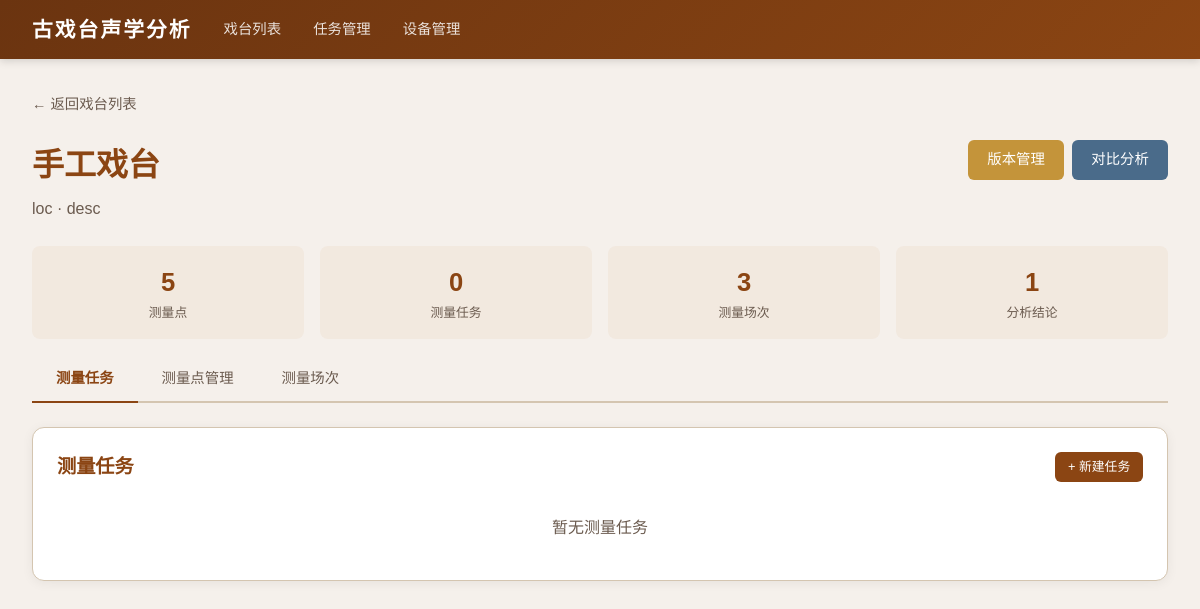
/stages/1, run on the app's committed database.
### tables this page shows
CREATE TABLE stages (
            id INTEGER PRIMARY KEY AUTOINCREMENT,
            name TEXT NOT NULL,
            location TEXT NOT NULL DEFAULT '',
            description TEXT NOT NULL DEFAULT '',
            plan_width REAL NOT NULL DEFAULT 20.0,
            plan_height REAL NOT NULL DEFAULT 15.0,
            created_at TIMESTAMP DEFAULT CURRENT_TIMESTAMP
        );

### app/routers/stages.py (the view)
@router.get("/stages/{stage_id}", response_class=HTMLResponse)
def stage_detail(request: Request, stage_id: int, db=Depends(get_db)):
    cursor = db.cursor()
    cursor.execute("SELECT * FROM stages WHERE id = ?", (stage_id,))
    stage = cursor.fetchone()
    if not stage:
        raise HTTPException(status_code=404, detail="戏台不存在")
    stage = dict(stage)
    cursor.execute("SELECT * FROM measurement_points WHERE stage_id = ? ORDER BY label", (stage_id,))
    points = [dict(row) for row in cursor.fetchall()]
    cursor.execute("""
        SELECT ms.*,
            (SELECT COUNT(*) FROM acoustic_data WHERE session_id = ms.id) as data_count
        FROM measurement_sessions ms WHERE ms.stage_id = ? ORDER BY ms.created_at DESC
    """, (stage_id,))
    sessions = [dict(row) for row in cursor.fetchall()]
    cursor.execute("SELECT * FROM conclusions WHERE stage_id = ? ORDER BY created_at DESC", (stage_id,))
    conclusions = [dict(row) for row in cursor.fetchall()]
    cursor.execute("""
        SELECT mt.*,
               (SELECT COUNT(*) FROM task_equipment te WHERE te.task_id = mt.id) as equipment_count,
               (SELECT COUNT(*) FROM measurement_sessions ms WHERE ms.task_id = mt.id) as session_count
        FROM measurement_tasks mt
        WHERE mt.stage_id = ?
        ORDER BY mt.created_at DESC
    """, (stage_id,))
    tasks = [dict(row) for row in cursor.fetchall()]
    return templates.TemplateResponse("stage_detail.html", {
        "request": request, "stage": stage, "points": points,
        "sessions": sessions, "conclusions": conclusions, "tasks": tasks,
    })

### app/templates/stage_detail.html (shortened to what this page needs)
{% extends "base.html" %}
{% block content %}
<div style="margin-bottom:1.5rem;">
    <a href="/" style="color:var(--text-light);text-decoration:none;font-size:0.9rem;">← 返回戏台列表</a>
</div>
<div style="display:flex;justify-content:space-between;align-items:flex-start;margin-bottom:1.5rem;">
    <div>
        <h1 style="color:var(--primary);margin-bottom:0.3rem;">{{ stage.name }}</h1>
        <p style="color:var(--text-light);">{{ stage.location }} {% if stage.description %}· {{ stage.description }}{% endif %}</p>
    </div>
    <div class="actions">
        <a href="/stages/{{ stage.id }}/versions" class="btn btn-warning">版本管理</a>
        <a href="/stages/{{ stage.id }}/compare" class="btn btn-info">对比分析</a>
    </div>
</div>
<div class="stat-grid">
    <div class="stat-item">
        <div class="stat-value">{{ points|length }}</div>
        <div class="stat-label">测量点</div>
    </div>
    <div class="stat-item">
        <div class="stat-value">{{ tasks|length }}</div>
        <div class="stat-label">测量任务</div>
    </div>
    <div class="stat-item">
        <div class="stat-value">{{ sessions|length }}</div>
        <div class="stat-label">测量场次</div>
    </div>
    <div class="stat-item">
        <div class="stat-value">{{ conclusions|length }}</div>
        <div class="stat-label">分析结论</div>
    </div>
</div>
<div class="tab-bar">
    <a href="javascript:void(0)" class="active" onclick="showStageTab(event, 'tasks')">测量任务</a>
    <a href="/stages/{{ stage.id }}/points" class="">测量点管理</a>
    <a href="javascript:void(0)" onclick="showStageTab(event, 'sessions')">测量场次</a>
</div>
<div id="tab-tasks" class="stage-tab">
    <div class="card">
        <div style="display:flex;justify-content:space-between;align-items:center;margin-bottom:1rem;">
            <h2 style="margin-bottom:0;border:none;padding:0;">测量任务</h2>
            <a href="/tasks" class="btn btn-primary btn-sm">+ 新建任务</a>
        </div>
        {% if tasks %}
        <table>
            <thead>
                <tr>
                    <th>任务名称</th>
                    <th>负责人</th>
                    <th>测量日期</th>
                    <th>状态</th>
                    <th>设备</th>
                    <th>场次</th>
                    <th>操作</th>
                </tr>
            </thead>
            <tbody>
                {% for t in tasks %}
                <tr>
                    <td><a href="/tasks/{{ t.id }}" style="color:var(--primary);font-weight:600;">{{ t.task_name }}</a></td>
                    <td>{{ t.responsible_person or '-' }}</td>
                    <td>{{ t.measurement_date or '-' }}</td>
                    <td>
                        {% if t.status == 'planned' %}
                        <span class="badge badge-info">计划中</span>
                        {% elif t.status == 'in_progress' %}
                        <span class="badge badge-warning">进行中</span>
                        {% elif t.status == 'completed' %}
                        <span class="badge badge-success">已完成</span>
                        {% else %}
                        <span class="badge badge-danger">已取消</span>
                        {% endif %}
                    </td>
                    <td>{{ t.equipment_count }}</td>
                    <td>{{ t.session_count }}</td>
                    <td>
                        <a href="/tasks/{{ t.id }}" class="btn btn-primary btn-sm">查看详情</a>
                    </td>
                </tr>
                {% endfor %}
            </tbody>
        </table>
        {% else %}
        <p style="color:var(--text-light);text-align:center;padding:1rem;">暂无测量任务</p>
        {% endif %}
    </div>
</div>
{% endblock %}

### app/templates/base.html (style rules this page uses)
:root { --primary: #8B4513; --primary-light: #A0522D; --primary-dark: #6B3410; --accent: #D4A574; --bg: #F5F0EB; --card-bg: #FFFFFF; --text: #2C1810; --text-light: #6B5B4F; --border: #D4C5B0; --success: #4A7C59; --warning: #C4943A; --danger: #9B3B3B; --info: #4A6B8A; }
* { margin: 0; padding: 0; box-sizing: border-box; }
body { font-family: "PingFang SC", "Microsoft YaHei", "Hiragino Sans GB", sans-serif; background: var(--bg); color: var(--text); line-height: 1.6; }
.card { background: var(--card-bg); border-radius: 12px; box-shadow: 0 2px 12px rgba(0,0,0,0.06); padding: 1.5rem; margin-bottom: 1.5rem; border: 1px solid var(--border); }
.card h2 { color: var(--primary); margin-bottom: 1rem; padding-bottom: 0.5rem; border-bottom: 2px solid var(--accent); font-size: 1.2rem; }
.btn { display: inline-block; padding: 0.5rem 1.2rem; border-radius: 6px; border: none; cursor: pointer; font-size: 0.9rem; text-decoration: none; transition: all 0.2s; font-family: inherit; }
.btn-primary { background: var(--primary); color: white; }
.btn-warning { background: var(--warning); color: white; }
.btn-info { background: var(--info); color: white; }
.btn-sm { padding: 0.3rem 0.8rem; font-size: 0.8rem; }
.actions { display: flex; gap: 0.5rem; flex-wrap: wrap; }
.stat-grid { display: grid; grid-template-columns: repeat(auto-fit, minmax(180px, 1fr)); gap: 1rem; margin-bottom: 1rem; }
.stat-item { text-align: center; padding: 1rem; background: rgba(212,165,116,0.1); border-radius: 8px; }
.stat-value { font-size: 1.6rem; font-weight: 700; color: var(--primary); }
.stat-label { font-size: 0.8rem; color: var(--text-light); }
.tab-bar { display: flex; gap: 0; margin-bottom: 1.5rem; border-bottom: 2px solid var(--border); }
.tab-bar a { padding: 0.7rem 1.5rem; text-decoration: none; color: var(--text-light); font-size: 0.9rem; border-bottom: 2px solid transparent; margin-bottom: -2px; transition: all 0.2s; }
.tab-bar a.active { color: var(--primary); border-bottom-color: var(--primary); font-weight: 600; }

### data on the page
stages: name "手工戏台", location "loc", description "desc"

### other printed values
{{ points|length }} "5"
{{ tasks|length }} "0"
{{ sessions|length }} "3"
{{ conclusions|length }} "1"
